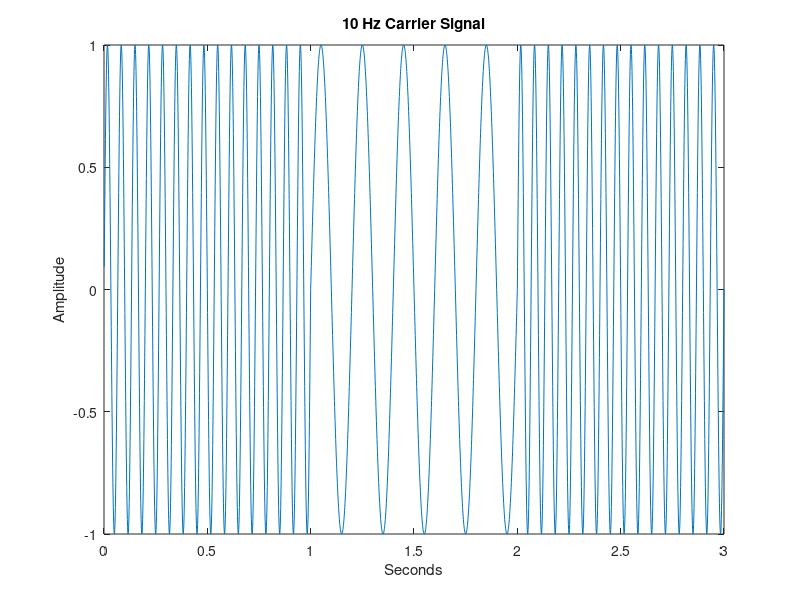

Here is the MATLAB script that generated this plot:
time = 3; % [s] - Signal length
Ts = 1/1000; % [s] - Sampling interval ie. time interval between samples
interval_count = time/Ts; % num of intervals

fc = 10; % 10 Hz carrier freq
f_c_arr = ones(1, interval_count); % [Hz] - Carrier frequency array
df = 5; % [Hz]

%changing freq in array
f_c_arr(1:interval_count/3) = fc + df;
f_c_arr(interval_count/3:interval_count*2/3) = fc - df;
f_c_arr(interval_count*2/3:interval_count) = fc + df;


t = Ts:Ts:time;
x = sin(2*pi*(f_c_arr.*t));

figure(1)
plot(t,x); % plot carrier signal
xlabel('Seconds');
ylabel('Amplitude');
title('10 Hz Carrier Signal');